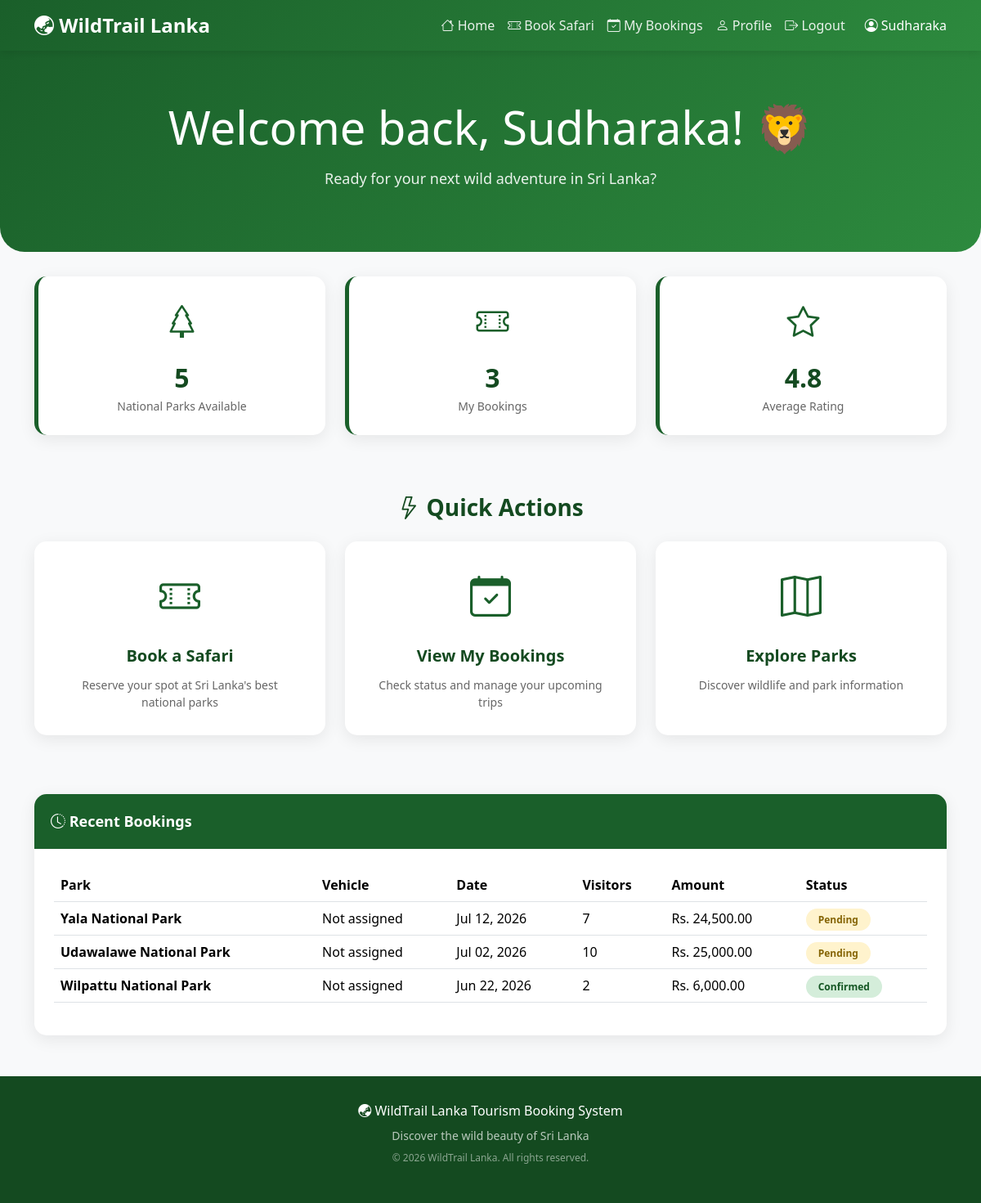
Page /index.php (signed in) on the committed database.
### tables this page shows
CREATE TABLE `bookings` (
  `id` int(11) NOT NULL,
  `visitor_id` int(11) NOT NULL,
  `park_id` int(11) NOT NULL,
  `vehicle_id` int(11) DEFAULT NULL,
  `guide_id` int(11) DEFAULT NULL,
  `entry_date` date NOT NULL,
  `exit_date` date NOT NULL,
  `visitors_count` int(11) NOT NULL,
  `total_amount` decimal(10,2) NOT NULL,
  `status` enum('pending','confirmed','completed','cancelled') DEFAULT 'pending',
  `payment_status` enum('unpaid','paid','refunded') DEFAULT 'unpaid',
  `created_at` timestamp NOT NULL DEFAULT current_timestamp()
);

CREATE TABLE `parks` (
  `id` int(11) NOT NULL,
  `park_name` varchar(100) NOT NULL,
  `province` varchar(50) NOT NULL,
  `description` text DEFAULT NULL,
  `image` varchar(255) DEFAULT NULL,
  `entry_fee` decimal(10,2) DEFAULT 0.00,
  `status` enum('active','inactive') DEFAULT 'active',
  `created_at` timestamp NOT NULL DEFAULT current_timestamp()
);

### index.php (the view, shortened to what this page needs)
<?php
require_once 'db.php';
$userName = $_SESSION['user_name'] ?? 'Visitor';
try {
    $parksCount = $pdo->query("SELECT COUNT(*) FROM parks WHERE status = 'active'")->fetchColumn();
    $bookingsStmt = $pdo->prepare("SELECT COUNT(*) FROM bookings WHERE visitor_id = ?");
    $bookingsStmt->execute([$_SESSION['user_id']]);
    $myBookings = $bookingsStmt->fetchColumn();
    $recentStmt = $pdo->prepare("
        SELECT b.*, p.park_name, v.vehicle_name
        FROM bookings b
        LEFT JOIN parks p ON b.park_id = p.id
        LEFT JOIN vehicles v ON b.vehicle_id = v.id
        WHERE b.visitor_id = ?
        ORDER BY b.created_at DESC
        LIMIT 5
    ");
    $recentStmt->execute([$_SESSION['user_id']]);
    $recentBookings = $recentStmt->fetchAll();
} catch (PDOException $e) {
    $parksCount = 0;
    $myBookings = 0;
    $recentBookings = [];
}
?>
<!DOCTYPE html>
<html lang="en">
<head>
    <link href="https://cdn.jsdelivr.net/npm/bootstrap@5.3.2/dist/css/bootstrap.min.css" rel="stylesheet">
    <link rel="stylesheet" href="https://cdn.jsdelivr.net/npm/bootstrap-icons@1.11.1/font/bootstrap-icons.css">
</head>
<body>
    <nav class="navbar navbar-expand-lg navbar-dark">
        <div class="container">
            <a class="navbar-brand" href="index.php">
                <i class="bi bi-globe-asia-australia"></i> WildTrail Lanka
            </a>
            <div class="collapse navbar-collapse" id="navbarNav">
                <ul class="navbar-nav ms-auto">
                    <li class="nav-item">
                        <a class="nav-link active" href="index.php"><i class="bi bi-house"></i> Home</a>
                    </li>
                    <li class="nav-item">
                        <a class="nav-link" href="book_ticket.php"><i class="bi bi-ticket-perforated"></i> Book Safari</a>
                    </li>
                    <li class="nav-item">
                        <a class="nav-link" href="my_bookings.php"><i class="bi bi-calendar-check"></i> My Bookings</a>
                    </li>
                    <li class="nav-item">
                        <a class="nav-link" href="profile.php"><i class="bi bi-person"></i> Profile</a>
                    </li>
                    <li class="nav-item">
                        <a class="nav-link" href="logout.php"><i class="bi bi-box-arrow-right"></i> Logout</a>
                    </li>
                </ul>
                <span class="navbar-text ms-3 text-white">
                    <i class="bi bi-person-circle"></i> <?php echo htmlspecialchars($userName); ?>
                </span>
            </div>
        </div>
    </nav>
    <div class="hero-section">
        <div class="container text-center">
            <h1 class="display-4 mb-3">Welcome back, <?php echo htmlspecialchars($userName); ?>! 🦁</h1>
            <p class="welcome-text">Ready for your next wild adventure in Sri Lanka?</p>
        </div>
    </div>
    <div class="container">
        <div class="row mb-5">
            <div class="col-md-4 mb-4">
                <div class="stats-card text-center">
                    <div class="stats-icon"><i class="bi bi-tree"></i></div>
                    <div class="stats-number"><?php echo $parksCount; ?></div>
                    <div class="stats-label">National Parks Available</div>
                </div>
            </div>
            <div class="col-md-4 mb-4">
                <div class="stats-card text-center">
                    <div class="stats-icon"><i class="bi bi-ticket-perforated"></i></div>
                    <div class="stats-number"><?php echo $myBookings; ?></div>
                    <div class="stats-label">My Bookings</div>
                </div>
            </div>
            <div class="col-md-4 mb-4">
                <div class="stats-card text-center">
                    <div class="stats-icon"><i class="bi bi-star"></i></div>
                    <div class="stats-number">4.8</div>
                    <div class="stats-label">Average Rating</div>
                </div>
            </div>
        </div>
        <h3 class="mb-4 text-center" style="color: var(--dark-green); font-weight: bold;">
            <i class="bi bi-lightning"></i> Quick Actions
        </h3>
        <div class="row mb-5">
            <div class="col-md-4 mb-4">
                <a href="book_ticket.php" class="action-card">
                    <div class="action-icon"><i class="bi bi-ticket-perforated"></i></div>
                    <div class="action-title">Book a Safari</div>
                    <div class="action-desc">Reserve your spot at Sri Lanka's best national parks</div>
                </a>
            </div>
            <div class="col-md-4 mb-4">
                <a href="my_bookings.php" class="action-card">
                    <div class="action-icon"><i class="bi bi-calendar-check"></i></div>
                    <div class="action-title">View My Bookings</div>
                    <div class="action-desc">Check status and manage your upcoming trips</div>
                </a>
            </div>
            <div class="col-md-4 mb-4">
                <a href="parks.php" class="action-card">
                    <div class="action-icon"><i class="bi bi-map"></i></div>
                    <div class="action-title">Explore Parks</div>
                    <div class="action-desc">Discover wildlife and park information</div>
                </a>
            </div>
        </div>
        <div class="booking-table mb-5">
            <div class="table-header">
                <i class="bi bi-clock-history"></i> Recent Bookings
            </div>
            <div class="p-4">
                <?php if (empty($recentBookings)): ?>
                    <div class="text-center text-muted py-4">
                        <i class="bi bi-inbox" style="font-size: 48px;"></i>
                        <p class="mt-3">No bookings yet. <a href="book_ticket.php" style="color: var(--primary-green); font-weight: bold;">Book your first safari!</a></p>
                    </div>
                <?php else: ?>
                    <div class="table-responsive">
                        <table class="table table-hover">
                            <thead>
                                <tr>
                                    <th>Park</th>
                                    <th>Vehicle</th>
                                    <th>Date</th>
                                    <th>Visitors</th>
                                    <th>Amount</th>
                                    <th>Status</th>
                                </tr>
                            </thead>
                            <tbody>
                                <?php foreach ($recentBookings as $booking): ?>
                                <tr>
                                    <td><strong><?php echo htmlspecialchars($booking['park_name'] ?? 'N/A'); ?></strong></td>
                                    <td><?php echo htmlspecialchars($booking['vehicle_name'] ?? 'Not assigned'); ?></td>
                                    <td><?php echo date('M d, Y', strtotime($booking['entry_date'])); ?></td>
                                    <td><?php echo $booking['visitors_count']; ?></td>
                                    <td>Rs. <?php echo number_format($booking['total_amount'], 2); ?></td>
                                    <td>
                                        <span class="status-badge status-<?php echo $booking['status']; ?>">
                                            <?php echo ucfirst($booking['status']); ?>
                                        </span>
                                    </td>
                                </tr>
                                <?php endforeach; ?>
                            </tbody>
                        </table>
                    </div>
                <?php endif; ?>
            </div>
        </div>
    </div>
    <footer class="footer">
        <div class="container">
            <p class="mb-2"><i class="bi bi-globe-asia-australia"></i> WildTrail Lanka Tourism Booking System</p>
            <p class="mb-0" style="opacity: 0.7; font-size: 14px;">Discover the wild beauty of Sri Lanka</p>
            <p class="mt-2" style="opacity: 0.5; font-size: 12px;">&copy; 2026 WildTrail Lanka. All rights reserved.</p>
        </div>
    </footer>
</body>
</html>

### index.php (style rules this page uses)
:root { --primary-green: #1a5f2a; --light-green: #2d8a3e; --dark-green: #144a20; }
body { background-color: #f8f9fa; font-family: 'Segoe UI', Tahoma, Geneva, Verdana, sans-serif; }
.navbar { background: linear-gradient(135deg, var(--primary-green) 0%, var(--light-green) 100%); box-shadow: 0 2px 10px rgba(0,0,0,0.1); }
.navbar-brand { font-weight: bold; font-size: 24px; color: white !important; }
.nav-link { color: rgba(255,255,255,0.9) !important; font-weight: 500; }
.hero-section { background: linear-gradient(135deg, var(--primary-green) 0%, var(--light-green) 100%); color: white; padding: 60px 0; margin-bottom: 30px; border-radius: 0 0 30px 30px; }
.stats-card { background: white; border-radius: 15px; padding: 25px; box-shadow: 0 5px 20px rgba(0,0,0,0.08); border-left: 5px solid var(--primary-green); transition: transform 0.3s; }
.stats-icon { font-size: 40px; color: var(--primary-green); margin-bottom: 15px; }
.stats-number { font-size: 32px; font-weight: bold; color: var(--dark-green); }
.stats-label { color: #666; font-size: 14px; }
.action-card { background: white; border-radius: 15px; padding: 30px; text-align: center; box-shadow: 0 5px 20px rgba(0,0,0,0.08); transition: all 0.3s; cursor: pointer; text-decoration: none; color: inherit; display: block; height: 100%; }
.action-icon { font-size: 50px; color: var(--primary-green); margin-bottom: 20px; }
.action-title { font-size: 20px; font-weight: bold; color: var(--dark-green); margin-bottom: 10px; }
.action-desc { color: #666; font-size: 14px; }
.booking-table { background: white; border-radius: 15px; box-shadow: 0 5px 20px rgba(0,0,0,0.08); overflow: hidden; }
.table-header { background: var(--primary-green); color: white; padding: 20px; font-size: 18px; font-weight: bold; }
.status-badge { padding: 5px 15px; border-radius: 20px; font-size: 12px; font-weight: bold; }
.status-pending { background: #fff3cd; color: #856404; }
.status-confirmed { background: #d4edda; color: #155724; }
.footer { background: var(--dark-green); color: white; padding: 30px 0; margin-top: 50px; text-align: center; }
.welcome-text { font-size: 18px; opacity: 0.9; }

### rows in the picture
bookings: park.park_name "Yala National Park", vehicle_name "Not assigned", entry_date "Jul 12, 2026", visitors_count "7", total_amount "24,500.00", status "Pending"
bookings: park.park_name "Udawalawe National Park", vehicle_name "Not assigned", entry_date "Jul 02, 2026", visitors_count "10", total_amount "25,000.00", status "Pending"
bookings: park.park_name "Wilpattu National Park", vehicle_name "Not assigned", entry_date "Jun 22, 2026", visitors_count "2", total_amount "6,000.00", status "Confirmed"

### other values in the picture
$userName "Sudharaka"
$parksCount "5"
$myBookings "3"
